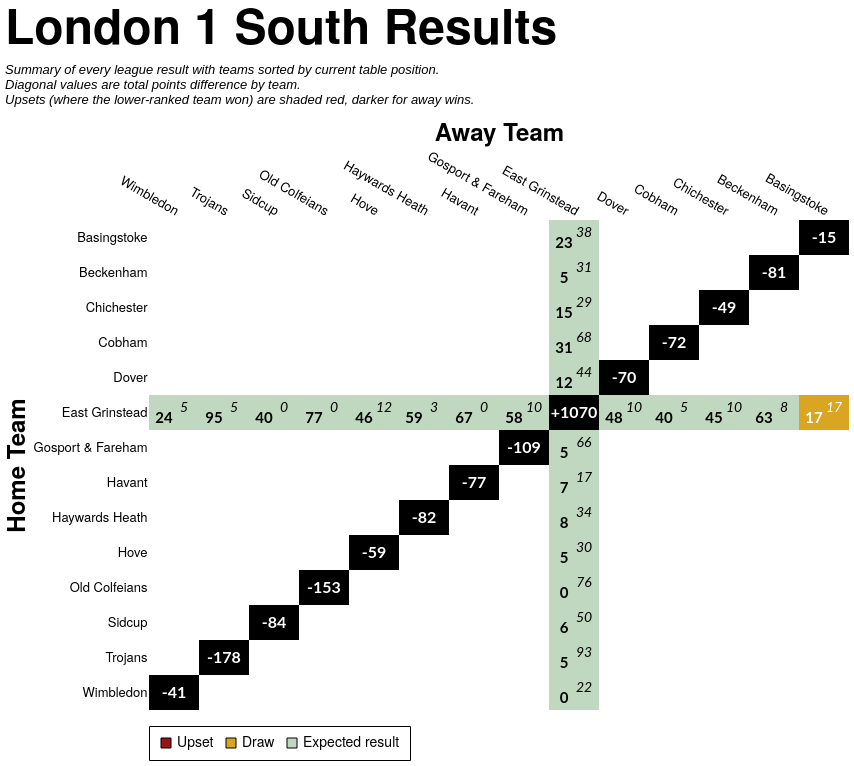

Source (Vega-Lite JSON):
### Vega-Lite specification from a JSON file in a GitHub repository (floating-point values rounded to 4 significant figures; data arrays with more than 128 entries replaced by an {"elided": "..."} marker saying what was removed)
{"config": {"axis": {"labelFont": "PT Sans Narrow, Helvetica Neue, Helvetica, Arial, sans-serif", "titleFont": "PT Sans Narrow, Helvetica Neue, Helvetica, Arial, sans-serif", "labelFontSize": 13, "titleFontSize": 24, "gridColor": "#202947", "gridOpacity": 0.2, "zindex": 1}, "text": {"font": "Lato, sans-serif"}, "bar": {"cornerRadiusEnd": 5}, "header": {"labelFont": "PT Sans Narrow, Helvetica Neue, Helvetica, Arial, sans-serif", "titleFont": "PT Sans Narrow, Helvetica Neue, Helvetica, Arial, sans-serif", "labelFontSize": 24, "titleFontSize": 28, "labelFontWeight": "bold", "orient": "left"}, "legend": {"labelFont": "PT Sans Narrow, Helvetica Neue, Helvetica, Arial, sans-serif", "titleFont": "PT Sans Narrow, Helvetica Neue, Helvetica, Arial, sans-serif", "labelFontSize": 14, "titleFontSize": 16, "titlePadding": 5, "fillColor": "white", "strokeColor": "black", "padding": 10, "titleFontWeight": "lighter", "titleFontStyle": "italic", "titleColor": "gray", "offset": 10}, "title": {"font": "PT Sans Narrow, Helvetica Neue, Helvetica, Arial, sans-serif", "fontSize": 48, "fontWeight": "bold", "anchor": "start", "align": "center", "titlePadding": 20, "subtitlePadding": 10, "subtitleFontSize": 13, "subtitleColor": "", "subtitleFontStyle": "italic", "offset": 15, "color": "black"}, "axisX": {"labelAngle": 0}, "facet": {"title": null, "header": null, "align": {"row": "each", "column": "each"}, "spacing": 10}, "resolve": {"scale": {"y": "independent", "facet": "independent"}}, "background": "transparent", "scale": {"offsetBandPaddingOuter": 0.2, "offsetBandPaddingInner": 0.1}, "view": {"stroke": null, "background": "transparent"}}, "layer": [{"data": {"name": "data-c1d8f1727e46758b5e7db4a7bcf961a6"}, "mark": {"type": "rect"}, "encoding": {"color": {"field": "unexpected_result", "legend": {"labelExpr": "datum.value === 'Upset (Away Win)' ? 'Upset' : datum.value", "labelLimit": 220, "offset": 16, "orient": "bottom", "symbolStrokeColor": "black", "symbolStrokeWidth": 1, "values": ["Upset (Away Win)", "Draw", "Expected result"]}, "scale": {"domain": ["Expected result", "Upset (Home Win)", "Upset (Away Win)", "Draw", "To be played", "N/A"], "range": ["#146f1444", "#991515bb", "#991515", "goldenrod", "white", "black"]}, "title": null, "type": "nominal"}, "opacity": {"condition": {"test": "datum.home_team == param_21.home_team || datum.away_team == param_21.home_team || !isValid(param_21.home_team)", "value": 1.0}, "value": 0.1}, "tooltip": [{"field": "home_team", "title": "Home", "type": "nominal"}, {"field": "away_team", "title": "Away", "type": "nominal"}, {"field": "home_score_text", "title": "Home Score", "type": "nominal"}, {"field": "away_score_text", "title": "Away Score", "type": "nominal"}, {"field": "result", "title": "Result", "type": "nominal"}, {"field": "unexpected_result", "title": "Unexpectedness", "type": "nominal"}, {"field": "date", "format": "%d %b %Y", "title": "Date", "type": "temporal"}], "x": {"axis": {"domain": false, "grid": false, "labelAngle": 30, "orient": "top", "ticks": false}, "field": "away_team", "sort": ["Wimbledon", "Trojans", "Sidcup", "Old Colfeians", "Hove", "Haywards Heath", "Havant", "Gosport & Fareham", "East Grinstead", "Dover", "Cobham", "Chichester", "Beckenham", "Basingstoke"], "title": "Away Team", "type": "nominal"}, "y": {"axis": {"domain": false, "grid": false, "ticks": false}, "field": "home_team", "sort": ["Basingstoke", "Beckenham", "Chichester", "Cobham", "Dover", "East Grinstead", "Gosport & Fareham", "Havant", "Haywards Heath", "Hove", "Old Colfeians", "Sidcup", "Trojans", "Wimbledon"], "title": "Home Team", "type": "nominal"}}, "name": "view_18"}, {"data": {"name": "data-c1d8f1727e46758b5e7db4a7bcf961a6"}, "mark": {"type": "text", "fontStyle": "italic", "size": 14, "xOffset": 10, "yOffset": -5}, "encoding": {"color": {"condition": {"test": "(datum.home_team == param_21.home_team || datum.away_team == param_21.home_team || !isValid(param_21.home_team)) && datum.unexpected_result == 'Expected result'", "value": "black"}, "value": "white"}, "text": {"field": "away_score_text", "type": "nominal"}, "x": {"field": "away_team", "sort": ["Wimbledon", "Trojans", "Sidcup", "Old Colfeians", "Hove", "Haywards Heath", "Havant", "Gosport & Fareham", "East Grinstead", "Dover", "Cobham", "Chichester", "Beckenham", "Basingstoke"], "type": "nominal"}, "y": {"field": "home_team", "sort": ["Basingstoke", "Beckenham", "Chichester", "Cobham", "Dover", "East Grinstead", "Gosport & Fareham", "Havant", "Haywards Heath", "Hove", "Old Colfeians", "Sidcup", "Trojans", "Wimbledon"], "type": "nominal"}}, "transform": [{"filter": "datum.away_score_text != '' && datum.away_score_text != 'WO'"}]}, {"data": {"name": "data-c1d8f1727e46758b5e7db4a7bcf961a6"}, "mark": {"type": "text", "size": 12, "xOffset": 10, "yOffset": -5}, "encoding": {"color": {"condition": {"test": "(datum.home_team == param_21.home_team || datum.away_team == param_21.home_team || !isValid(param_21.home_team)) && datum.unexpected_result == 'Expected result'", "value": "black"}, "value": "white"}, "text": {"field": "away_score_text", "type": "nominal"}, "x": {"field": "away_team", "sort": ["Wimbledon", "Trojans", "Sidcup", "Old Colfeians", "Hove", "Haywards Heath", "Havant", "Gosport & Fareham", "East Grinstead", "Dover", "Cobham", "Chichester", "Beckenham", "Basingstoke"], "type": "nominal"}, "y": {"field": "home_team", "sort": ["Basingstoke", "Beckenham", "Chichester", "Cobham", "Dover", "East Grinstead", "Gosport & Fareham", "Havant", "Haywards Heath", "Hove", "Old Colfeians", "Sidcup", "Trojans", "Wimbledon"], "type": "nominal"}}, "transform": [{"filter": "datum.away_score_text == 'WO'"}]}, {"data": {"name": "data-c1d8f1727e46758b5e7db4a7bcf961a6"}, "mark": {"type": "text", "fontWeight": "bold", "size": 15, "xOffset": -10, "yOffset": 5}, "encoding": {"color": {"condition": {"test": "(datum.home_team == param_21.home_team || datum.away_team == param_21.home_team || !isValid(param_21.home_team)) && datum.unexpected_result == 'Expected result'", "value": "black"}, "value": "white"}, "text": {"field": "home_score_text", "type": "nominal"}, "x": {"field": "away_team", "sort": ["Wimbledon", "Trojans", "Sidcup", "Old Colfeians", "Hove", "Haywards Heath", "Havant", "Gosport & Fareham", "East Grinstead", "Dover", "Cobham", "Chichester", "Beckenham", "Basingstoke"], "type": "nominal"}, "y": {"field": "home_team", "sort": ["Basingstoke", "Beckenham", "Chichester", "Cobham", "Dover", "East Grinstead", "Gosport & Fareham", "Havant", "Haywards Heath", "Hove", "Old Colfeians", "Sidcup", "Trojans", "Wimbledon"], "type": "nominal"}}, "transform": [{"filter": "datum.home_score_text != '' && datum.home_score_text != 'WO'"}]}, {"data": {"name": "data-c1d8f1727e46758b5e7db4a7bcf961a6"}, "mark": {"type": "text", "size": 12, "xOffset": -10, "yOffset": 5}, "encoding": {"color": {"condition": {"test": "(datum.home_team == param_21.home_team || datum.away_team == param_21.home_team || !isValid(param_21.home_team)) && datum.unexpected_result == 'Expected result'", "value": "black"}, "value": "white"}, "text": {"field": "home_score_text", "type": "nominal"}, "x": {"field": "away_team", "sort": ["Wimbledon", "Trojans", "Sidcup", "Old Colfeians", "Hove", "Haywards Heath", "Havant", "Gosport & Fareham", "East Grinstead", "Dover", "Cobham", "Chichester", "Beckenham", "Basingstoke"], "type": "nominal"}, "y": {"field": "home_team", "sort": ["Basingstoke", "Beckenham", "Chichester", "Cobham", "Dover", "East Grinstead", "Gosport & Fareham", "Havant", "Haywards Heath", "Hove", "Old Colfeians", "Sidcup", "Trojans", "Wimbledon"], "type": "nominal"}}, "transform": [{"filter": "datum.home_score_text == 'WO'"}]}, {"data": {"name": "data-8395a85eb6dff59fcdbd123e48d29d8f"}, "mark": {"type": "text", "color": "white", "fontWeight": "bold", "size": 16}, "encoding": {"text": {"field": "display_text", "type": "nominal"}, "tooltip": [{"field": "home_team", "title": "Team", "type": "nominal"}, {"field": "display_text", "title": "Points Difference", "type": "nominal"}], "x": {"field": "away_team", "sort": ["Wimbledon", "Trojans", "Sidcup", "Old Colfeians", "Hove", "Haywards Heath", "Havant", "Gosport & Fareham", "East Grinstead", "Dover", "Cobham", "Chichester", "Beckenham", "Basingstoke"], "type": "nominal"}, "y": {"field": "home_team", "sort": ["Basingstoke", "Beckenham", "Chichester", "Cobham", "Dover", "East Grinstead", "Gosport & Fareham", "Havant", "Haywards Heath", "Hove", "Old Colfeians", "Sidcup", "Trojans", "Wimbledon"], "type": "nominal"}}}], "height": {"step": 35}, "params": [{"name": "param_21", "select": {"type": "point", "clear": "dblclick", "fields": ["home_team"], "on": "click"}, "value": null, "views": ["view_18"]}], "title": {"text": "London 1 South Results", "subtitle": ["Summary of every league result with teams sorted by current table position.", "Diagonal values are total points difference by team.", "Upsets (where the lower-ranked team won) are shaded red, darker for away wins."]}, "width": {"step": 50}, "$schema": "https://vega.github.io/schema/vega-lite/v5.20.1.json", "datasets": {"data-c1d8f1727e46758b5e7db4a7bcf961a6": {"elided": "196 records"}, "data-8395a85eb6dff59fcdbd123e48d29d8f": [{"home_team": "Basingstoke", "away_team": "Basingstoke", "match_id": null, "date": "", "home_score": null, "away_score": null, "home_walkover": null, "away_walkover": null, "result": "N/A", "home_score_text": "", "away_score_text": "", "wo_result": "", "score_text": "", "display_text": "-15", "is_diagonal": true, "result_simple": "N/A", "unexpected_result": "N/A", "unexpected_opacity": 1.0}, {"home_team": "Beckenham", "away_team": "Beckenham", "match_id": null, "date": "", "home_score": null, "away_score": null, "home_walkover": null, "away_walkover": null, "result": "N/A", "home_score_text": "", "away_score_text": "", "wo_result": "", "score_text": "", "display_text": "-81", "is_diagonal": true, "result_simple": "N/A", "unexpected_result": "N/A", "unexpected_opacity": 1.0}, {"home_team": "Chichester", "away_team": "Chichester", "match_id": null, "date": "", "home_score": null, "away_score": null, "home_walkover": null, "away_walkover": null, "result": "N/A", "home_score_text": "", "away_score_text": "", "wo_result": "", "score_text": "", "display_text": "-49", "is_diagonal": true, "result_simple": "N/A", "unexpected_result": "N/A", "unexpected_opacity": 1.0}, {"home_team": "Cobham", "away_team": "Cobham", "match_id": null, "date": "", "home_score": null, "away_score": null, "home_walkover": null, "away_walkover": null, "result": "N/A", "home_score_text": "", "away_score_text": "", "wo_result": "", "score_text": "", "display_text": "-72", "is_diagonal": true, "result_simple": "N/A", "unexpected_result": "N/A", "unexpected_opacity": 1.0}, {"home_team": "Dover", "away_team": "Dover", "match_id": null, "date": "", "home_score": null, "away_score": null, "home_walkover": null, "away_walkover": null, "result": "N/A", "home_score_text": "", "away_score_text": "", "wo_result": "", "score_text": "", "display_text": "-70", "is_diagonal": true, "result_simple": "N/A", "unexpected_result": "N/A", "unexpected_opacity": 1.0}, {"home_team": "East Grinstead", "away_team": "East Grinstead", "match_id": null, "date": "", "home_score": null, "away_score": null, "home_walkover": null, "away_walkover": null, "result": "N/A", "home_score_text": "", "away_score_text": "", "wo_result": "", "score_text": "", "display_text": "+1070", "is_diagonal": true, "result_simple": "N/A", "unexpected_result": "N/A", "unexpected_opacity": 1.0}, {"home_team": "Gosport & Fareham", "away_team": "Gosport & Fareham", "match_id": null, "date": "", "home_score": null, "away_score": null, "home_walkover": null, "away_walkover": null, "result": "N/A", "home_score_text": "", "away_score_text": "", "wo_result": "", "score_text": "", "display_text": "-109", "is_diagonal": true, "result_simple": "N/A", "unexpected_result": "N/A", "unexpected_opacity": 1.0}, {"home_team": "Havant", "away_team": "Havant", "match_id": null, "date": "", "home_score": null, "away_score": null, "home_walkover": null, "away_walkover": null, "result": "N/A", "home_score_text": "", "away_score_text": "", "wo_result": "", "score_text": "", "display_text": "-77", "is_diagonal": true, "result_simple": "N/A", "unexpected_result": "N/A", "unexpected_opacity": 1.0}, {"home_team": "Haywards Heath", "away_team": "Haywards Heath", "match_id": null, "date": "", "home_score": null, "away_score": null, "home_walkover": null, "away_walkover": null, "result": "N/A", "home_score_text": "", "away_score_text": "", "wo_result": "", "score_text": "", "display_text": "-82", "is_diagonal": true, "result_simple": "N/A", "unexpected_result": "N/A", "unexpected_opacity": 1.0}, {"home_team": "Hove", "away_team": "Hove", "match_id": null, "date": "", "home_score": null, "away_score": null, "home_walkover": null, "away_walkover": null, "result": "N/A", "home_score_text": "", "away_score_text": "", "wo_result": "", "score_text": "", "display_text": "-59", "is_diagonal": true, "result_simple": "N/A", "unexpected_result": "N/A", "unexpected_opacity": 1.0}, {"home_team": "Old Colfeians", "away_team": "Old Colfeians", "match_id": null, "date": "", "home_score": null, "away_score": null, "home_walkover": null, "away_walkover": null, "result": "N/A", "home_score_text": "", "away_score_text": "", "wo_result": "", "score_text": "", "display_text": "-153", "is_diagonal": true, "result_simple": "N/A", "unexpected_result": "N/A", "unexpected_opacity": 1.0}, {"home_team": "Sidcup", "away_team": "Sidcup", "match_id": null, "date": "", "home_score": null, "away_score": null, "home_walkover": null, "away_walkover": null, "result": "N/A", "home_score_text": "", "away_score_text": "", "wo_result": "", "score_text": "", "display_text": "-84", "is_diagonal": true, "result_simple": "N/A", "unexpected_result": "N/A", "unexpected_opacity": 1.0}, {"home_team": "Trojans", "away_team": "Trojans", "match_id": null, "date": "", "home_score": null, "away_score": null, "home_walkover": null, "away_walkover": null, "result": "N/A", "home_score_text": "", "away_score_text": "", "wo_result": "", "score_text": "", "display_text": "-178", "is_diagonal": true, "result_simple": "N/A", "unexpected_result": "N/A", "unexpected_opacity": 1.0}, {"home_team": "Wimbledon", "away_team": "Wimbledon", "match_id": null, "date": "", "home_score": null, "away_score": null, "home_walkover": null, "away_walkover": null, "result": "N/A", "home_score_text": "", "away_score_text": "", "wo_result": "", "score_text": "", "display_text": "-41", "is_diagonal": true, "result_simple": "N/A", "unexpected_result": "N/A", "unexpected_opacity": 1.0}]}}
